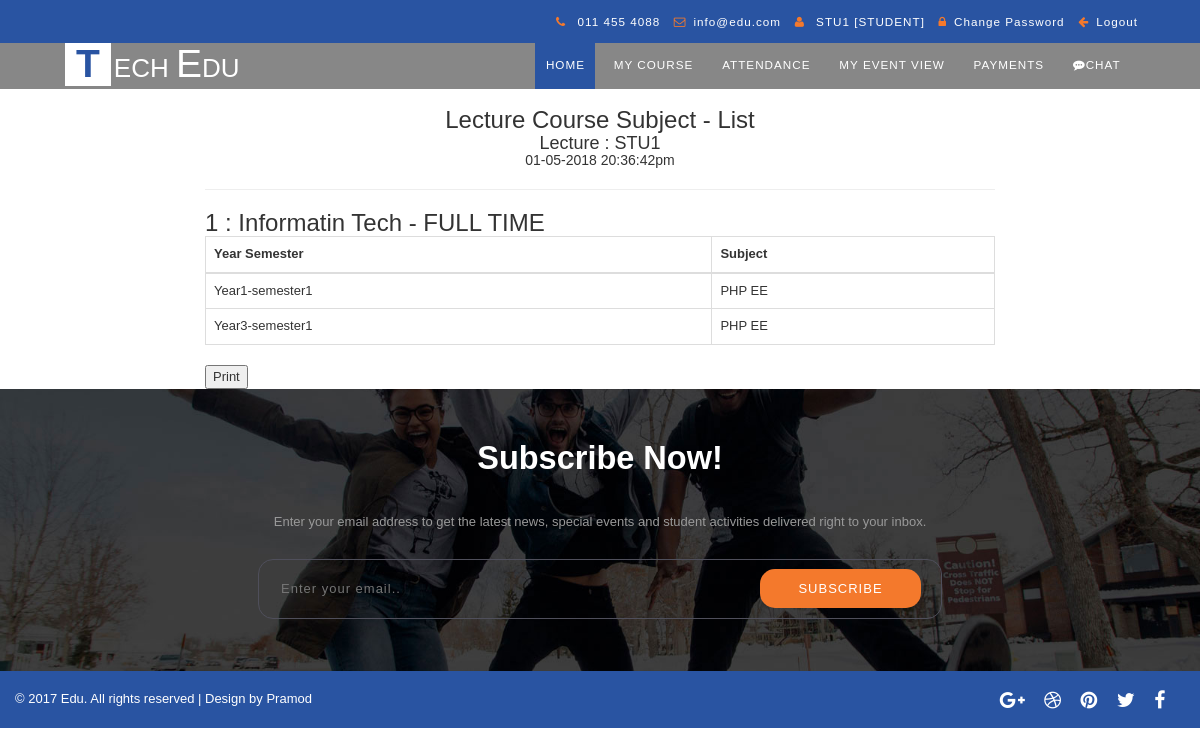
The page /lecture_report_subject_list.php (signed in) on the database as committed earlier.
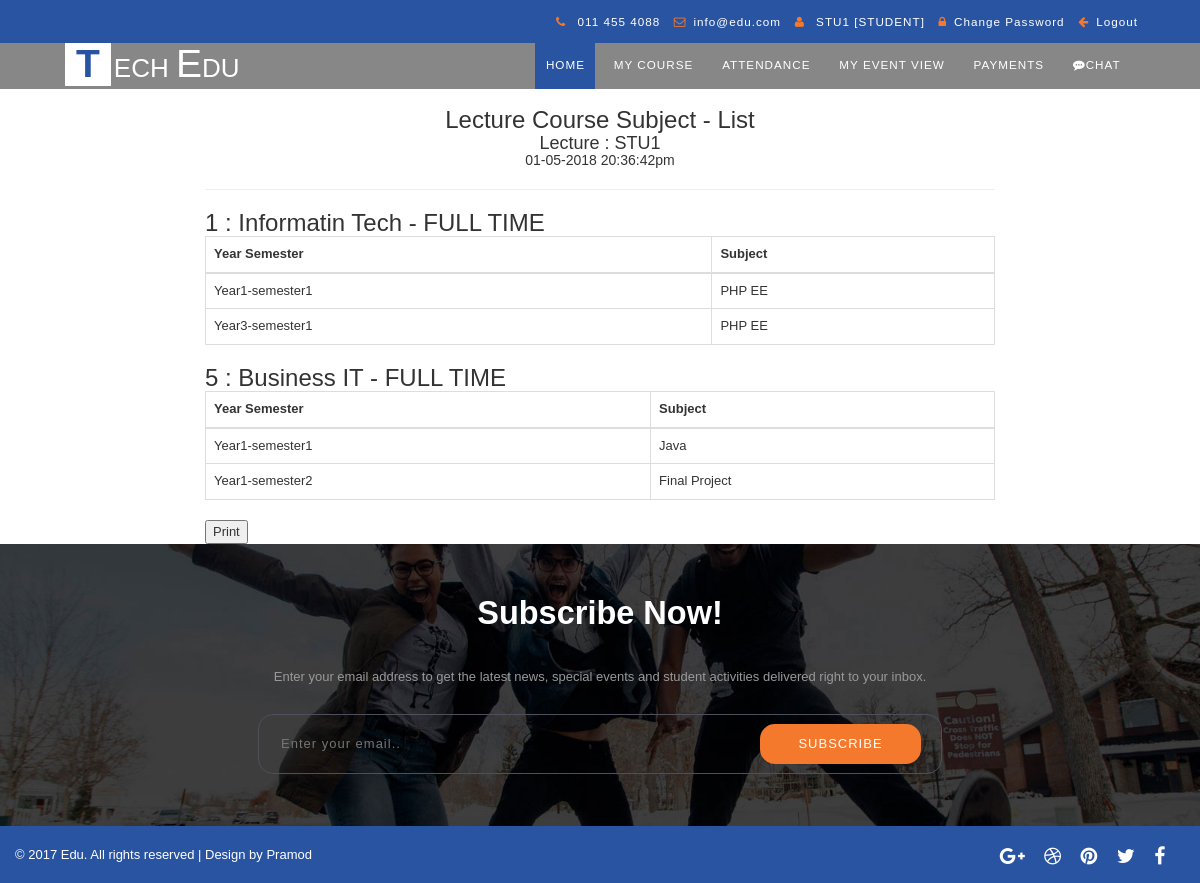
The same page on the database as committed later.
### tables this page shows
CREATE TABLE `course` (
  `id` int(2) NOT NULL AUTO_INCREMENT,
  `course_name` varchar(100) DEFAULT NULL,
  `description` varchar(500) DEFAULT NULL,
  `status` varchar(10) DEFAULT 'ACT' COMMENT 'ACT|DACT',
  `fee` decimal(10,2) DEFAULT NULL,
  `duration` varchar(10) DEFAULT NULL,
  `course_sig` varchar(50) DEFAULT NULL,
  PRIMARY KEY (`id`),
  UNIQUE KEY `NewIndex1` (`course_sig`)
);

CREATE TABLE `course_subject` (
  `course_id` int(5) NOT NULL,
  `year_semester` varchar(50) NOT NULL,
  `subject_id` int(5) NOT NULL,
  `lecture_id` int(5) DEFAULT NULL,
  `course_subject_id` int(11) NOT NULL AUTO_INCREMENT,
  PRIMARY KEY (`course_id`,`year_semester`,`subject_id`),
  UNIQUE KEY `autoid` (`course_subject_id`)
);

CREATE TABLE `subject` (
  `id` int(5) NOT NULL AUTO_INCREMENT,
  `subject_name` varchar(100) DEFAULT NULL,
  PRIMARY KEY (`id`),
  UNIQUE KEY `NewIndex1` (`subject_name`)
);

### model/DB.php (called while the page is built, shortened)
<?php
function getDBConnection() {
    $servername = "localhost";
    $username = "root";
    $password = "123";
    $db = "stumsdb";
    $conn = mysqli_connect($servername, $username, $password, $db);
    if (!$conn) {
        die("Connection failed: " . mysqli_connect_error());
    } else {
        return $conn;
    }
}
function getData($sql) {
    $conn = getDBConnection();
    $result = mysqli_query($conn, $sql);
    if (mysqli_num_rows($result) > 0) {
        return $result;
    } else {
        return FALSE;
    }
}
?>

### lecture_report_subject_list.php (the view, shortened to what the changed rows need)
<!DOCTYPE html>
<html lang="zxx">
    <head>
        <link href="css/bootstrap.css" rel="stylesheet" type="text/css" media="all" />
        <link rel="stylesheet" type="text/css" href="css/style.css" />
        <link rel="stylesheet" type="text/css" href="css/zoomslider.css" />
        <link rel="stylesheet" href="css/lightbox.css">
        <link href="css/owl.carousel.css" rel="stylesheet" type="text/css" media="all">
        <link href="css/font-awesome.css" rel="stylesheet">
        <link href="css/jquery.dataTables.min.css" rel="stylesheet" type="text/css"/>
    </head>
    <body>
        <div class="demo-inner-content">
            <div class="header-w3-agileits" id="home">
                <div class="inner-header-agile">
                    <nav class="navbar navbar-default">
                        <div class="navbar-header">
                            <h1><a  href="index.html"><span class="letter">T</span>ech <span>E</span>du</a></h1>
                        </div>
                    </nav>
                </div>
            </div>
        </div>
        <div class="row">
            <div class="col-md-8" id="RPT">
                <?php
                include './model/DB.php';
                ?>
                <br>
                <center>
                    <h3>Lecture Course Subject - List</h3>
                    <h4>Lecture : <?= $_SESSION['ssn_user']['username'] ?> </h4>
                    <h5><?php
                        ?> </h5>
                </center>
                <hr>
                <?php
                $sql = " SELECT course.* FROM course
INNER JOIN course_subject
ON course.id = course_subject.course_id
WHERE course_subject.lecture_id = " . $_SESSION['ssn_user']['id'];
                $resultx = getData($sql);
                if ($resultx != FALSE) {
                    while ($row = mysqli_fetch_assoc($resultx)) {
                        ?>
                        <h3><?= $row['id']; ?> : <?= $row['course_name']; ?> - <?= $row['duration']; ?> </h3>
                        <table class="table table-bordered">
                            <thead>
                                <tr>
                                    <th>Year Semester</th>
                                    <th>Subject</th>
                                </tr>
                            </thead>
                            <tbody>
                                <?php
                                $sqly = " SELECT course_subject.*,SUBJECT.subject_name FROM course_subject
INNER JOIN SUBJECT
ON course_subject.subject_id = SUBJECT.id
WHERE course_subject.course_id = " . $row['id'];
                                $resulty = getData($sqly);
                                if ($resulty != FALSE) {
                                    while ($row = mysqli_fetch_assoc($resulty)) {
                                        ?>
                                        <tr>
                                            <td><?= $row['year_semester']; ?></td>
                                            <td><?= $row['subject_name']; ?></td>
                                        </tr>
                                        <?php
                                    }
                                }
                                ?>
                            </tbody>
                        </table>
                        <?php
                    }
                }
                ?>
                <button onclick="printDiv('RPT')"> Print </button>
            </div>
        </div>
        <link rel="stylesheet" href="css/flexslider.css" type="text/css" media="screen" property="" />
    </body>
</html>

Rows that differ between the two databases and show on the page:
added course: id "5", course_name "Business IT", duration "FULL TIME"
added course_subject: year_semester "Year1-semester1", subject.subject_name "Java", shown under "5"
added course_subject: year_semester "Year1-semester2", subject.subject_name "Final Project", shown under "5"
